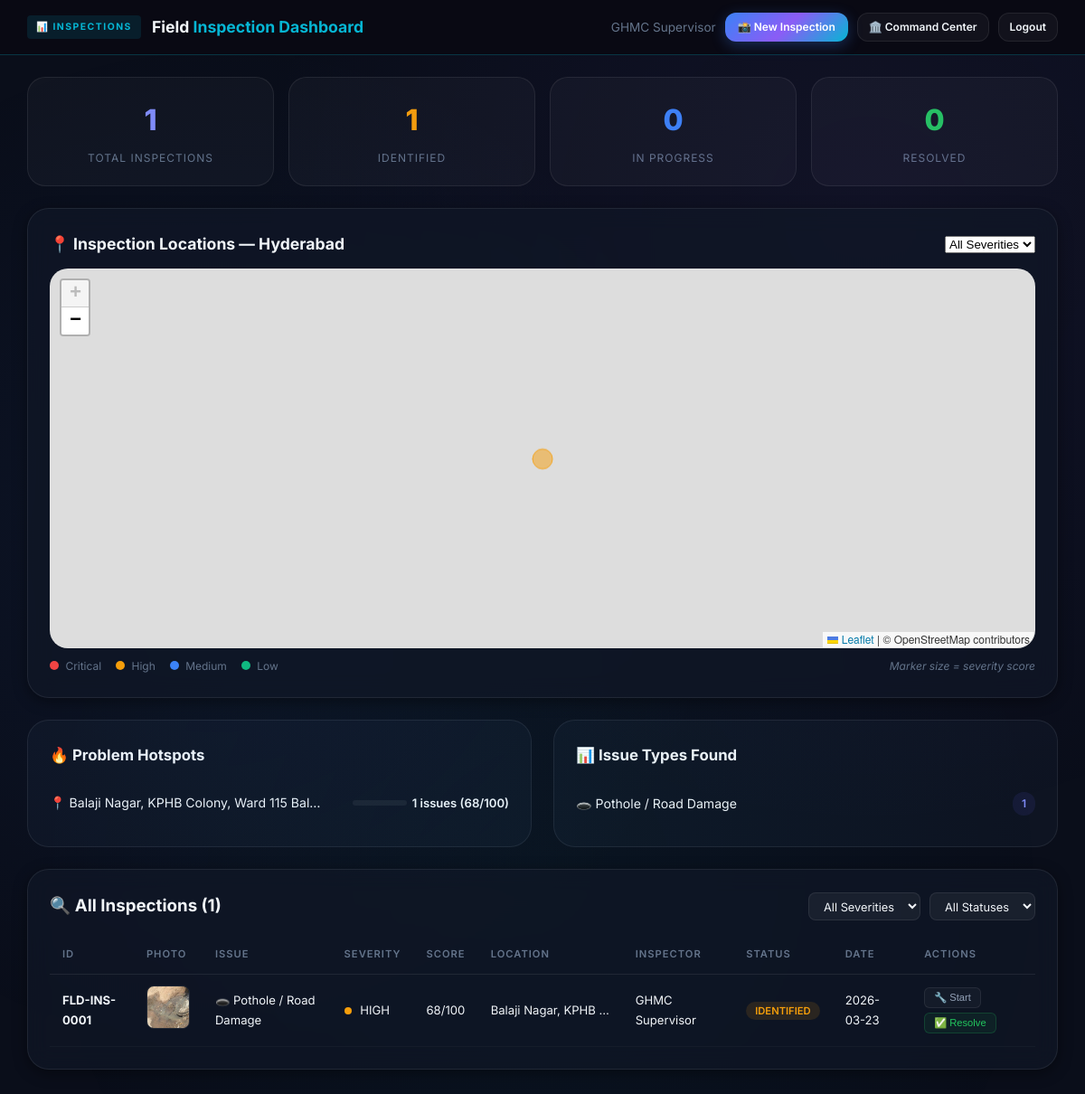
/admin/inspections (signed in), run on the app's committed database.
### tables this page shows
CREATE TABLE admin_users (
            id          TEXT PRIMARY KEY,
            username    TEXT UNIQUE NOT NULL,
            password    TEXT NOT NULL,
            full_name   TEXT NOT NULL,
            role        TEXT NOT NULL DEFAULT 'field_worker',
            zone        TEXT,
            created_at  TEXT NOT NULL
        );

CREATE TABLE field_inspections (
            id              TEXT PRIMARY KEY,
            created_at      TEXT NOT NULL,
            inspector_id    TEXT NOT NULL,
            inspector_name  TEXT NOT NULL,
            latitude        REAL,
            longitude       REAL,
            address         TEXT,
            notes           TEXT,
            image_url       TEXT,
            issue_type      TEXT NOT NULL DEFAULT 'others',
            display_label   TEXT NOT NULL DEFAULT 'Other',
            severity        TEXT NOT NULL DEFAULT 'medium',
            severity_score  INTEGER NOT NULL DEFAULT 50,
            image_label     TEXT,
            image_confidence REAL,
            status          TEXT NOT NULL DEFAULT 'identified',
            resolved_at     TEXT,
            FOREIGN KEY (inspector_id) REFERENCES admin_users(id)
        );

### app.py (the view)
@app.route("/admin/inspections")
def admin_inspections():
    user = _require_admin()
    if not user:
        flash("Please log in.", "error")
        return redirect(url_for("admin_login"))
    stats = get_field_inspection_stats()
    return render_template("field_inspections_dashboard.html",
                           user=user,
                           stats=stats,
                           severity_colors=SEVERITY_COLORS,
                           display_labels=DISPLAY_LABELS)

### app.py (called while the page is built)
def _require_admin():
    user_id = session.get("admin_id")
    if not user_id:
        return None
    return get_admin_user(user_id)

### database.py (called while the page is built)
def get_connection():
    conn = sqlite3.connect(str(DB_PATH))
    conn.row_factory = sqlite3.Row
    conn.execute("PRAGMA journal_mode=WAL")
    return conn

def get_admin_user(user_id: str) -> dict | None:
    conn = get_connection()
    row = conn.execute("SELECT * FROM admin_users WHERE id = ?", (user_id,)).fetchone()
    conn.close()
    return dict(row) if row else None

### templates/field_inspections_dashboard.html (shortened to what this page needs)
<!DOCTYPE html>
<html lang="en">
<head>
    <link rel="stylesheet" href="{{ url_for('static', filename='style.css') }}">
    <link rel="stylesheet" href="https://unpkg.com/leaflet@1.9.4/dist/leaflet.css" />
</head>
<body>
    <nav class="inspect-dash-nav">
        <div class="nav-left">
            <span class="nav-badge">📊 Inspections</span>
            <h2>Field <span style="color: #06b6d4;">Inspection Dashboard</span></h2>
        </div>
        <div class="nav-actions">
            <span style="color: var(--text-muted);">{{ user.full_name }}</span>
            <a href="{{ url_for('admin_inspect') }}" class="btn btn-primary"
                style="font-size: 0.75rem; padding: 6px 14px;">📸 New Inspection</a>
            <a href="{{ url_for('admin_dashboard') }}" class="btn btn-secondary"
                style="font-size: 0.75rem; padding: 5px 12px;">🏛️ Command Center</a>
            <a href="{{ url_for('admin_logout') }}" class="btn btn-secondary"
                style="font-size: 0.75rem; padding: 5px 12px;">Logout</a>
        </div>
    </nav>
    <div class="inspect-stats">
        <div class="ins-stat-card ins-total">
            <div class="stat-number">{{ stats.total }}</div>
            <div class="stat-label">Total Inspections</div>
        </div>
        <div class="ins-stat-card ins-identified">
            <div class="stat-number">{{ stats.identified }}</div>
            <div class="stat-label">Identified</div>
        </div>
        <div class="ins-stat-card ins-progress">
            <div class="stat-number">{{ stats.in_progress }}</div>
            <div class="stat-label">In Progress</div>
        </div>
        <div class="ins-stat-card ins-resolved">
            <div class="stat-number">{{ stats.resolved }}</div>
            <div class="stat-label">Resolved</div>
        </div>
    </div>
    <div class="inspect-content">
        <div class="inspect-map-section">
            <div class="glass-card" style="padding: 24px;">
                <div class="inspect-map-header">
                    <h3>📍 Inspection Locations — Hyderabad</h3>
                    <div style="display: flex; gap: 8px;">
                        <select id="mapFilterSeverity">
                            <option value="all">All Severities</option>
                        </select>
                    </div>
                </div>
                <div id="inspectionMap"></div>
                <div class="map-legend">
                    <span><span class="legend-dot" style="background:#ef4444;"></span> Critical</span>
                    <span><span class="legend-dot" style="background:#f59e0b;"></span> High</span>
                    <span><span class="legend-dot" style="background:#3b82f6;"></span> Medium</span>
                    <span><span class="legend-dot" style="background:#10b981;"></span> Low</span>
                    <span style="margin-left:auto; font-style:italic;">Marker size = severity score</span>
                </div>
            </div>
        </div>
        <div class="panel-card">
            <h3>🔥 Problem Hotspots</h3>
            {% if stats.by_area %}
            <ul class="hotspot-list">
                {% for a in stats.by_area[:8] %}
                <li>
                    <span style="max-width: 60%; overflow: hidden; text-overflow: ellipsis; white-space: nowrap;">
                        📍 {{ a.address[:40] }}{% if a.address|length > 40 %}...{% endif %}
                    </span>
                    <span class="hotspot-score">
                        <span class="hotspot-bar">
                        </span>
                        {{ a.count }} issues ({{ a.avg_score|round(0)|int }}/100)
                    </span>
                </li>
                {% endfor %}
            </ul>
            {% else %}
            <p style="color: var(--text-muted); font-size: 0.85rem;">No inspections logged yet. Start patrolling!</p>
            {% endif %}
        </div>
        <div class="panel-card">
            <h3>📊 Issue Types Found</h3>
            {% if stats.by_type %}
            <ul class="type-list">
                {% for t in stats.by_type %}
                <li>
                    <span>{{ display_labels.get(t.issue_type, t.issue_type) }}</span>
                    <span class="type-count">{{ t.count }}</span>
                </li>
                {% endfor %}
            </ul>
            {% else %}
            <p style="color: var(--text-muted); font-size: 0.85rem;">No data yet.</p>
            {% endif %}
        </div>
        <div class="inspect-table-section">
            <div class="glass-card" style="padding: 24px; overflow-x: auto;">
                <div style="display: flex; justify-content: space-between; align-items: center; margin-bottom: 16px;">
                    <h3 style="margin: 0;">🔍 All Inspections ({{ stats.total }})</h3>
                    <div class="filter-bar" style="margin-bottom: 0;">
                        <select id="tableFilterSeverity" onchange="filterTable()">
                            <option value="all">All Severities</option>
                        </select>
                        <select id="tableFilterStatus" onchange="filterTable()">
                            <option value="all">All Statuses</option>
                        </select>
                    </div>
                </div>
                <table class="inspect-table">
                    <thead>
                        <tr>
                            <th>ID</th>
                            <th>Photo</th>
                            <th>Issue</th>
                            <th>Severity</th>
                            <th>Score</th>
                            <th>Location</th>
                            <th>Inspector</th>
                            <th>Status</th>
                            <th>Date</th>
                            <th>Actions</th>
                        </tr>
                    </thead>
                    <tbody id="inspectionsBody">
                        {% for ins in stats.recent %}
                        <tr data-severity="{{ ins.severity }}" data-status="{{ ins.status }}">
                            <td><strong>{{ ins.id }}</strong></td>
                            <td>
                                {% if ins.image_url %}
                                <img src="{{ ins.image_url }}" class="img-thumb" alt="Inspection">
                                {% else %}
                                <span style="color: var(--text-muted);">—</span>
                                {% endif %}
                            </td>
                            <td>{{ display_labels.get(ins.issue_type, ins.issue_type) }}</td>
                            <td>
                                <span class="severity-dot-sm"
                                    style="background: {{ severity_colors.get(ins.severity, '#3b82f6') }};"></span>
                                {{ ins.severity | upper }}
                            </td>
                            <td>{{ ins.severity_score }}/100</td>
                            <td style="max-width: 160px; overflow: hidden; text-overflow: ellipsis; white-space: nowrap;">
                                {% if ins.address %}{{ ins.address[:30] }}{% elif ins.latitude %}{{ "%.4f"|format(ins.latitude) }}, {{ "%.4f"|format(ins.longitude) }}{% else %}—{% endif %}
                            </td>
                            <td>{{ ins.inspector_name }}</td>
                            <td><span class="status-sm {{ ins.status }}">{{ ins.status | replace('_', ' ') }}</span></td>
                            <td>{{ ins.created_at[:10] }}</td>
                            <td>
                                <div style="display: flex; gap: 4px; flex-wrap: wrap;">
                                    {% if ins.status == 'identified' %}
                                    <form method="post" action="{{ url_for('admin_inspection_update', inspection_id=ins.id) }}" style="display:inline;">
                                        <button type="submit" class="action-btn">🔧 Start</button>
                                    </form>
                                    {% endif %}
                                    {% if ins.status != 'resolved' %}
                                    <form method="post" action="{{ url_for('admin_inspection_update', inspection_id=ins.id) }}" style="display:inline;">
                                        <button type="submit" class="action-btn resolve-btn">✅ Resolve</button>
                                    </form>
                                    {% endif %}
                                </div>
                            </td>
                        </tr>
                        {% endfor %}
                    </tbody>
                </table>
            </div>
        </div>
    </div>
</body>
</html>

### static/style.css (style rules this page uses)
:root { --bg-primary: #0a0e1a; --bg-secondary: #111827; --bg-card: rgba(17, 24, 39, 0.7); --bg-glass: rgba(255, 255, 255, 0.04); --border-glass: rgba(255, 255, 255, 0.08); --text-primary: #f1f5f9; --text-secondary: #94a3b8; --text-muted: #64748b; --accent-blue: #3b82f6; --accent-cyan: #06b6d4; --accent-purple: #8b5cf6; --accent-amber: #f59e0b; --accent-emerald: #10b981; --accent-rose: #f43f5e; --gradient-primary: linear-gradient(135deg, #3b82f6 0%, #8b5cf6 50%, #06b6d4 100%); --gradient-hero: linear-gradient(160deg, #0f172a 0%, #1e1b4b 40%, #0f172a 100%); --gradient-card: linear-gradient(135deg, rgba(59, 130, 246, 0.08) 0%, rgba(139, 92, 246, 0.06) 100%); --shadow-sm: 0 1px 3px rgba(0, 0, 0, 0.4); --shadow-md: 0 4px 16px rgba(0, 0, 0, 0.4); --shadow-lg: 0 8px 32px rgba(0, 0, 0, 0.5); --shadow-glow: 0 0 40px rgba(59, 130, 246, 0.15); --radius-sm: 8px; --radius-md: 12px; --radius-lg: 20px; --radius-xl: 24px; --transition: 0.3s cubic-bezier(0.4, 0, 0.2, 1); }
*, *::before, *::after { margin: 0; padding: 0; box-sizing: border-box; }
html { scroll-behavior: smooth; }
body { font-family: 'Inter', system-ui, -apple-system, sans-serif; background: var(--bg-primary); color: var(--text-primary); line-height: 1.7; min-height: 100vh; overflow-x: hidden; }
body::before { content: ''; position: fixed; inset: 0; background-image: radial-gradient(circle at 20% 50%, rgba(59, 130, 246, 0.06) 0%, transparent 50%), radial-gradient(circle at 80% 20%, rgba(139, 92, 246, 0.06) 0%, transparent 50%), radial-gradient(circle at 50% 80%, rgba(6, 182, 212, 0.04) 0%, transparent 50%); pointer-events: none; z-index: 0; }
a { color: var(--accent-blue); text-decoration: none; transition: color var(--transition); }
.stat-label { font-size: 0.8rem; color: var(--text-muted); text-transform: uppercase; letter-spacing: 1px; margin-top: 4px; }
.glass-card { background: var(--bg-card); border: 1px solid var(--border-glass); border-radius: var(--radius-xl); padding: 32px; backdrop-filter: blur(12px); -webkit-backdrop-filter: blur(12px); box-shadow: var(--shadow-md); transition: all var(--transition); }
.btn { display: inline-flex; align-items: center; justify-content: center; gap: 8px; padding: 14px 28px; border-radius: var(--radius-md); font-family: inherit; font-weight: 600; font-size: 0.95rem; border: none; cursor: pointer; transition: all var(--transition); text-decoration: none; position: relative; overflow: hidden; }
.btn-primary { background: var(--gradient-primary); color: #fff; box-shadow: 0 4px 16px rgba(59, 130, 246, 0.3); }
.btn-secondary { background: var(--bg-glass); color: var(--text-primary); border: 1px solid var(--border-glass); }

### data on the page
admin_users: full_name "GHMC Supervisor"
field_inspections: id "FLD-INS-0001", image_url (picture), get "🕳️ Pothole / Road Damage", severity "HIGH", severity_score "68", address "Balaji Nagar, KPHB…", inspector_name "GHMC Supervisor", status "IDENTIFIED", created_at "2026-03-23"

### other printed values
{{ stats.total }} "1"
{{ stats.identified }} "1"
{{ stats.in_progress }} "0"
{{ stats.resolved }} "0"
{{ a.address[:40] }} "Balaji Nagar, KPHB Colony, Ward 115 Bal…"
{{ a.count }} "1"
{{ a.avg_score|round(0)|int }} "68"
{{ display_labels.get(t.issue_type, t.issue_type) }} "🕳️ Pothole / Road Damage"
{{ t.count }} "1"
